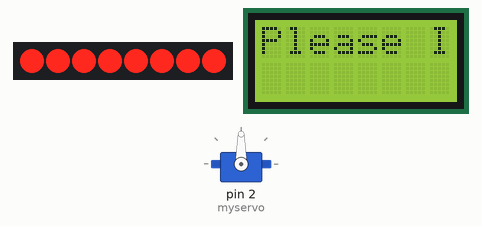
Recording of a sketch running on a simulated Arduino Uno, built with avr-gcc and run on an emulated ATmega328P. On the bench: 8 shift-register outputs drawn as a row of LEDs (first output left, lit = HIGH), 8×2 character LCD, servo. Wiring (inferred from the names in the program): shift register (74HC595): data pin 16; shift clock pin 14; latch pin 15. Wiring (inferred from the signals the program sends): row of LEDs: on Q0, Q1, Q2, Q3, Q4, Q5, Q6, Q7.

Above: at 0.16 s.
At 1.0 s:
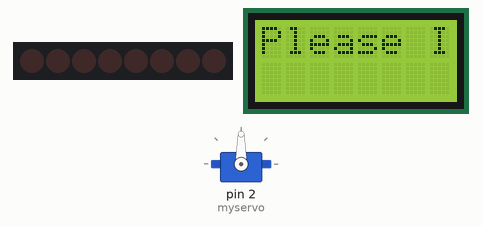
At 5.72 s:
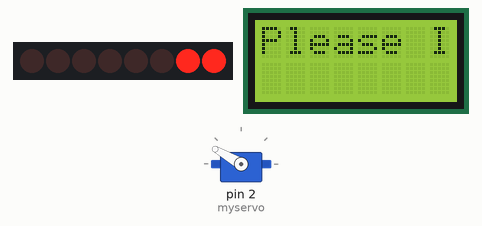
At 10.43 s:
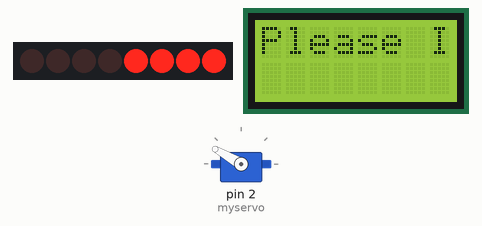
At 19.8 s:
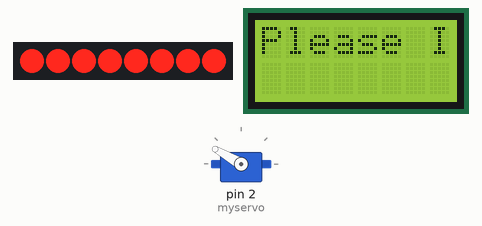
At 36.0 s:
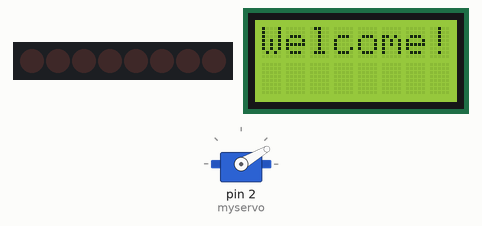
Timing chart, 0 to 40.0 s (numbered marks = the images above):
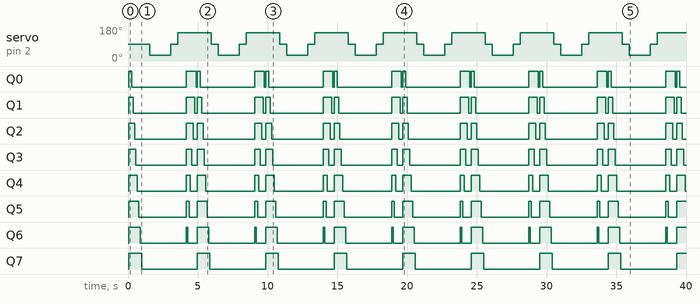

The sketch:

DOOR_MARK_3.ino
```cpp
// INCLUDES //////////////////////////
#include <LiquidCrystal.h>
#include <Servo.h>

// DEF for Servo
Servo myservo;

// DEF for LED chain

int tDelay = 100;
int latchPin = 15;      // (11) ST_CP [RCK] on 74HC595
int clockPin = 14;      // (9) SH_CP [SCK] on 74HC595
int dataPin = 16;     // (12) DS [S1] on 74HC595

byte leds = 0;


// DEF for LCD Display
LiquidCrystal lcd(3, 4, 5, 6, 7, 8);


// PROTOTYPES //////////////////////////////////////
void updateShiftRegister();
void updateShiftRegisterUP();
void ledlight(int );
void ledlightUP(int );


/////////// SETUP /////////////////////////////////


void setup()
{
	/* LED chain*/
  pinMode(latchPin, OUTPUT);
  pinMode(dataPin, OUTPUT);
  pinMode(clockPin, OUTPUT);

// starting with lghts OFF
   digitalWrite(latchPin, HIGH);
   shiftOut(dataPin, clockPin, LSBFIRST, leds);
   digitalWrite(latchPin, LOW);


  	/* LCD Display */
   // set the cursor to column 0, line 1
  lcd.setCursor(0, 1);
  // print the number of seconds since reset:
  lcd.print(millis() / 1000);
  // set up the LCD's number of columns and rows:
  lcd.begin(8, 2);
  // Print a message to the LCD.
  lcd.print("Please Identify");

    /*Servo*/
  myservo.attach(2);
  myservo.write(90);// move servos to center position -> 90°
}


////////////LOOP////////////////////////

void loop()
{

    lcd.print("Please Identify");

digitalWrite(14, LOW);
digitalWrite(15, LOW);
digitalWrite(16, LOW);

int x = 8;

if (x > 6)
{

  // DOOR OPENNG PROCESS
  leds = 0;
  updateShiftRegister();
  delay(tDelay);


  for (int i = 8; i >= 0; i--) {  //lights yellow to green up
    ledlight(i);
  }

  myservo.write(90);// move servos to center position -> 90°
  delay(500);
  myservo.write(30);// move servos to center position -> 60°
      lcd.clear();
    lcd.print("Welcome!");

  delay(1500);

    lcd.clear();
  myservo.write(90);// move servos to center position -> 90°
  delay(500);
  myservo.write(150);// move servos to center position -> 120°
  delay(500);

leds = 0;

 for (int i = 0; i <= 8; i++) {   //lights green to yellow down
    ledlightUP(i);
  }


} //end if


} // end loop


// FUNCTIONS FOR LED chain

void updateShiftRegister()
{
   digitalWrite(latchPin, LOW);
   shiftOut(dataPin, clockPin, LSBFIRST, leds);
   digitalWrite(latchPin, HIGH);
}
void updateShiftRegisterUP()
{
   digitalWrite(latchPin, HIGH);
   shiftOut(dataPin, clockPin, LSBFIRST, leds);
   digitalWrite(latchPin, LOW);
}


void ledlight(int port)
{
    bitSet(leds, port);
    updateShiftRegister();
    delay(tDelay);
}
void ledlightUP(int port)
{
    bitSet(leds, port);
    updateShiftRegisterUP();
    delay(tDelay);
}
```

Measured:
- by itself, servo on pin 2 (myservo): repeats every 4.9 s: 90° 0.50 s, 150° 2.4 s, 90° 0.50 s, 30° 1.5 s
- by itself, Q0: repeats every 4.9 s: LOW 3.9 s, HIGH 0.70 s, LOW 0.10 s, HIGH 0.20 s
- by itself, Q1: repeats every 4.9 s: LOW 3.8 s, HIGH 0.60 s, LOW 0.20 s, HIGH 0.30 s
- by itself, Q2: repeats every 4.9 s: LOW 3.7 s, HIGH 0.50 s, LOW 0.30 s, HIGH 0.40 s
- by itself, Q3: repeats every 4.9 s: LOW 3.6 s, HIGH 0.40 s, LOW 0.40 s, HIGH 0.50 s
- by itself, Q4: repeats every 4.9 s: LOW 3.5 s, HIGH 0.30 s, LOW 0.50 s, HIGH 0.60 s
- by itself, Q5: repeats every 4.9 s: LOW 3.4 s, HIGH 0.20 s, LOW 0.60 s, HIGH 0.70 s
- by itself, Q6: repeats every 4.9 s: LOW 3.3 s, HIGH 0.10 s, LOW 0.70 s, HIGH 0.80 s
